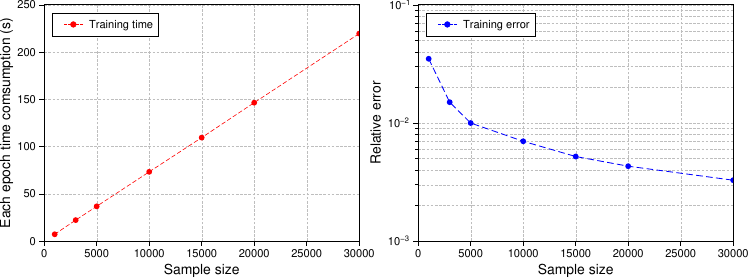

Write the Python code that produced this figure.
import pygmt
import os

# Set file and directory paths
dir_path = "./"
out_pdf_png = f"{dir_path}Figure12_py"
legend_file_path = f"{dir_path}legend.txt"

fig = pygmt.Figure()

# training time
pygmt.config(FONT_ANNOT_PRIMARY="8p", FONT_LABEL="10p", MAP_FRAME_PEN="0.6p", MAP_GRID_PEN="0p,gray,-")
fig.basemap(region=[0, 30000, 0, 250], projection="X8c/6c", frame=["xa5000g5000+lSample size", "ya50g50+lEach epoch time comsumption (s)", "WStr"])

fig.plot(data=f"{dir_path}time.txt", pen="0.4p,red,-")
fig.plot(data=f"{dir_path}time.txt", style="c0.15c", pen="0.2p,red", fill="red")

# legend content
legend_content = """
S 0.4c c 0.15c red 0.25p,red 0.8c Training time
G -1l
S 0.4c - 0.5c red 0.25p,red,-- 
"""
# write legend content to a text file in the specified directory
with open(legend_file_path, "w") as file:
    file.write(legend_content)
fig.legend(spec=legend_file_path, position="JTL+jTL+o0.2c/0.2c", box="+p0.3,black+gwhite")


# test error
fig.shift_origin(xshift="9.5c")
pygmt.config(FONT_ANNOT_PRIMARY="8p", FONT_LABEL="10p", MAP_FRAME_PEN="0.6p", MAP_GRID_PEN="0p,gray,-")
pygmt.config(FORMAT_FLOAT_OUT='e')
fig.basemap(region=[0, 30000, 0.001, 0.1], projection="X8c/6cl", frame=["xa5000g5000+lSample size", "ya0.1f3g3p+lRelative error", "WStr"])

fig.plot(data=f"{dir_path}error.txt", pen="0.4p,Blue,-")
fig.plot(data=f"{dir_path}error.txt", style="c0.15c", pen="0.2p,Blue", fill="blue")

# legend content
legend_content = """
S 0.4c c 0.15c Blue 0.25p,Blue 0.8c Training error
G -1l
S 0.4c - 0.5c Blue 0.25p,Blue,-- 
"""
# write legend content to a text file in the specified directory
with open(legend_file_path, "w") as file:
    file.write(legend_content)
fig.legend(spec=legend_file_path, position="JTL+jTL+o0.2c/0.2c", box="+p0.3,black+gwhite")

os.remove(legend_file_path)

# Save the figure to a PDF and PNG file
fig.savefig(f"{out_pdf_png}.png")
fig.savefig(f"{out_pdf_png}.pdf")